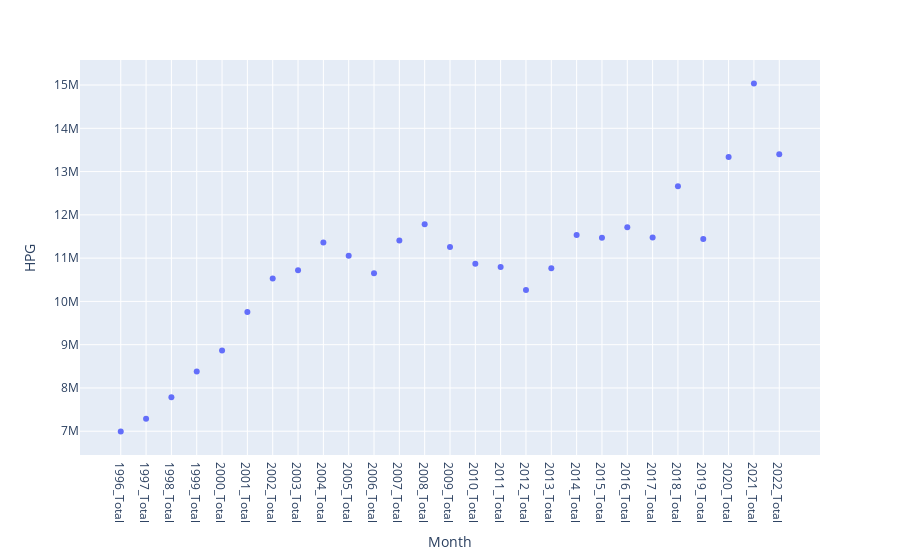

The code cell stored with this chart in its notebook:
### Markdown cell above
### HPG

### Code cell
import plotly.express as px

x = df_row.index
fig = px.scatter(df_row[['HPG']], x=x, y="HPG")
fig.show()
#looking at the specific column and visualising the annual breakdown

### Figure 1 — Plotly figure (JSON) as saved in the notebook; plotly's stock layout.template omitted (floating-point values rounded to 4 significant figures)
{"data": [{"hovertemplate": "Month=%{x}<br>HPG=%{y}<extra></extra>", "legendgroup": "", "marker": {"color": "#636efa", "symbol": "circle"}, "mode": "markers", "name": "", "orientation": "v", "showlegend": false, "type": "scatter", "x": ["1996_Total", "1997_Total", "1998_Total", "1999_Total", "2000_Total", "2001_Total", "2002_Total", "2003_Total", "2004_Total", "2005_Total", "2006_Total", "2007_Total", "2008_Total", "2009_Total", "2010_Total", "2011_Total", "2012_Total", "2013_Total", "2014_Total", "2015_Total", "2016_Total", "2017_Total", "2018_Total", "2019_Total", "2020_Total", "2021_Total", "2022_Total"], "xaxis": "x", "y": [6993589, 7288685, 7786965, 8377792, 8863242, 9753260, 10530413, 10718935, 11363552, 11055710, 10649930, 11407362, 11782464, 11254699, 10868847, 10794254, 10264896, 10765518, 11532757, 11473568, 11712893, 11474941, 12660081, 11441578, 13334713, 15035530, 13399840], "yaxis": "y"}], "layout": {"legend": {"tracegroupgap": 0}, "margin": {"t": 60}, "xaxis": {"anchor": "y", "domain": [0, 1], "title": {"text": "Month"}}, "yaxis": {"anchor": "x", "domain": [0, 1], "title": {"text": "HPG"}}}}
